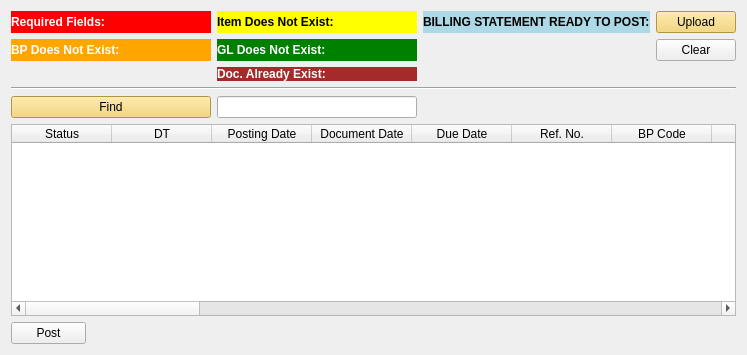
      <widget class="QWidget" name="tab_billingstatement">
       <attribute name="title">
        <string>Billing Statement</string>
       </attribute>
       <layout class="QGridLayout" name="gridLayout_8">
        <item row="0" column="0">
         <widget class="QLabel" name="label_arinvoice_total_required_fields_2">
          <property name="sizePolicy">
           <sizepolicy hsizetype="Fixed" vsizetype="Preferred">
            <horstretch>0</horstretch>
            <verstretch>0</verstretch>
           </sizepolicy>
          </property>
          <property name="minimumSize">
           <size>
            <width>100</width>
            <height>0</height>
           </size>
          </property>
          <property name="maximumSize">
           <size>
            <width>200</width>
            <height>16777215</height>
           </size>
          </property>
          <property name="autoFillBackground">
           <bool>false</bool>
          </property>
          <property name="styleSheet">
           <string notr="true">QLabel {
background-color:red;
color:white;
font-weight: bold
}</string>
          </property>
          <property name="text">
           <string>Required Fields: </string>
          </property>
         </widget>
        </item>
        <item row="0" column="1">
         <widget class="QLabel" name="label_arinvoice_total_item_not_exist_2">
          <property name="sizePolicy">
           <sizepolicy hsizetype="Fixed" vsizetype="Preferred">
            <horstretch>0</horstretch>
            <verstretch>0</verstretch>
           </sizepolicy>
          </property>
          <property name="minimumSize">
           <size>
            <width>200</width>
            <height>0</height>
           </size>
          </property>
          <property name="maximumSize">
           <size>
            <width>200</width>
            <height>16777215</height>
           </size>
          </property>
          <property name="styleSheet">
           <string notr="true">QLabel {
background-color:yellow;
color:black;
font-weight: bold
}</string>
          </property>
          <property name="text">
           <string>Item Does Not Exist:</string>
          </property>
         </widget>
        </item>
        <item row="0" column="2">
         <widget class="QLabel" name="label_arinvoice_total_ready_2">
          <property name="sizePolicy">
           <sizepolicy hsizetype="Fixed" vsizetype="Preferred">
            <horstretch>0</horstretch>
            <verstretch>0</verstretch>
           </sizepolicy>
          </property>
          <property name="maximumSize">
           <size>
            <width>700</width>
            <height>16777215</height>
           </size>
          </property>
          <property name="styleSheet">
           <string notr="true">QLabel {
background-color:rgb(173, 216, 230);
color:black;
font-weight: bold
}</string>
          </property>
          <property name="text">
           <string>BILLING STATEMENT READY TO POST:</string>
          </property>
         </widget>
        </item>
        <item row="0" column="3">
         <widget class="QPushButton" name="pushButton_show_arinvoice_2">
          <property name="styleSheet">
           <string notr="true">QPushButton {
	background-color: #f3d162
}</string>
          </property>
          <property name="text">
           <string>Upload</string>
          </property>
         </widget>
        </item>
        <item row="1" column="0">
         <widget class="QLabel" name="label_arinvoice_total_bp_not_exist_2">
          <property name="sizePolicy">
           <sizepolicy hsizetype="Fixed" vsizetype="Preferred">
            <horstretch>0</horstretch>
            <verstretch>0</verstretch>
           </sizepolicy>
          </property>
          <property name="minimumSize">
           <size>
            <width>200</width>
            <height>0</height>
           </size>
          </property>
          <property name="maximumSize">
           <size>
            <width>200</width>
            <height>16777215</height>
           </size>
          </property>
          <property name="styleSheet">
           <string notr="true">QLabel {
background-color:orange;
color:white;
font-weight: bold
}</string>
          </property>
          <property name="text">
           <string>BP Does Not Exist:</string>
          </property>
         </widget>
        </item>
        <item row="1" column="1">
         <widget class="QLabel" name="label_13">
          <property name="sizePolicy">
           <sizepolicy hsizetype="Fixed" vsizetype="Preferred">
            <horstretch>0</horstretch>
            <verstretch>0</verstretch>
           </sizepolicy>
          </property>
          <property name="minimumSize">
           <size>
            <width>200</width>
            <height>0</height>
           </size>
          </property>
          <property name="maximumSize">
           <size>
            <width>200</width>
            <height>16777215</height>
           </size>
          </property>
          <property name="styleSheet">
           <string notr="true">QLabel {
background-color:green;
color:white;
font-weight: bold
}</string>
          </property>
          <property name="text">
           <string>GL Does Not Exist:</string>
          </property>
         </widget>
        </item>
        <item row="2" column="1">
         <widget class="QLabel" name="label_arinvoice_total_exist_2">
          <property name="sizePolicy">
           <sizepolicy hsizetype="Fixed" vsizetype="Preferred">
            <horstretch>0</horstretch>
            <verstretch>0</verstretch>
           </sizepolicy>
          </property>
          <property name="minimumSize">
           <size>
            <width>100</width>
            <height>0</height>
           </size>
          </property>
          <property name="maximumSize">
           <size>
            <width>200</width>
            <height>16777215</height>
           </size>
          </property>
          <property name="styleSheet">
           <string notr="true">QLabel {
background-color:brown;
color:white;
font-weight: bold
}</string>
          </property>
          <property name="text">
           <string>Doc. Already Exist:</string>
          </property>
         </widget>
        </item>
        <item row="3" column="0" colspan="4">
         <widget class="Line" name="line_7">
          <property name="orientation">
           <enum>Qt::Horizontal</enum>
          </property>
         </widget>
        </item>
        <item row="4" column="0">
         <widget class="QPushButton" name="pushButton_8">
          <property name="styleSheet">
           <string notr="true">QPushButton {
	background-color: #f3d162
}</string>
          </property>
          <property name="text">
           <string>Find</string>
          </property>
         </widget>
        </item>
        <item row="4" column="1">
         <widget class="QLineEdit" name="lineEdit_8"/>
        </item>
        <item row="5" column="0" colspan="4">
         <widget class="QTableWidget" name="tableWidget_arinvoice_2">
          <property name="styleSheet">
           <string notr="true">QPushButton {
	background-color: #f3d162
}</string>
          </property>
          <column>
           <property name="text">
            <string>Status</string>
           </property>
          </column>
          <column>
           <property name="text">
            <string>DT</string>
           </property>
          </column>
          <column>
           <property name="text">
            <string>Posting Date</string>
           </property>
          </column>
          <column>
           <property name="text">
            <string>Document Date</string>
           </property>
          </column>
          <column>
           <property name="text">
            <string>Due Date</string>
           </property>
          </column>
          <column>
           <property name="text">
            <string>Ref. No.</string>
           </property>
          </column>
          <column>
           <property name="text">
            <string>BP Code</string>
           </property>
          </column>
          <column>
           <property name="text">
            <string>BP Name</string>
           </property>
          </column>
          <column>
           <property name="text">
            <string>Ctrl Acct</string>
           </property>
          </column>
          <column>
           <property name="text">
            <string>Unit</string>
           </property>
          </column>
          <column>
           <property name="text">
            <string>Unit Name</string>
           </property>
          </column>
          <column>
           <property name="text">
            <string>Doc. No.</string>
           </property>
          </column>
          <column>
           <property name="text">
            <string>Remarks</string>
           </property>
          </column>
          <column>
           <property name="text">
            <string>Intsr. No</string>
           </property>
          </column>
          <column>
           <property name="text">
            <string>Cont. No.</string>
           </property>
          </column>
          <column>
           <property name="text">
            <string>Clrng Doc.</string>
           </property>
          </column>
          <column>
           <property name="text">
            <string>Clrng DT</string>
           </property>
          </column>
          <column>
           <property name="text">
            <string>2nd Sub Acct</string>
           </property>
          </column>
          <column>
           <property name="text">
            <string>Line No.</string>
           </property>
          </column>
          <column>
           <property name="text">
            <string>Currency</string>
           </property>
          </column>
          <column>
           <property name="text">
            <string>Trans Amount</string>
           </property>
          </column>
          <column>
           <property name="text">
            <string>Line Total</string>
           </property>
          </column>
          <column>
           <property name="text">
            <string>Item Code</string>
           </property>
          </column>
          <column>
           <property name="text">
            <string>Vat Group</string>
           </property>
          </column>
          <column>
           <property name="text">
            <string>Quantity</string>
           </property>
          </column>
          <column>
           <property name="text">
            <string>UoM Code</string>
           </property>
          </column>
          <column>
           <property name="text">
            <string>Rate</string>
           </property>
          </column>
          <column>
           <property name="text">
            <string>SAP DocEntry</string>
           </property>
          </column>
         </widget>
        </item>
        <item row="6" column="0">
         <widget class="QPushButton" name="pushButton_upload_arinvoice_2">
          <property name="maximumSize">
           <size>
            <width>75</width>
            <height>16777215</height>
           </size>
          </property>
          <property name="text">
           <string>Post</string>
          </property>
         </widget>
        </item>
        <item row="1" column="3">
         <widget class="QPushButton" name="pushButton_arinvoice_clear_2">
          <property name="text">
           <string>Clear</string>
          </property>
         </widget>
        </item>
       </layout>
      </widget>
